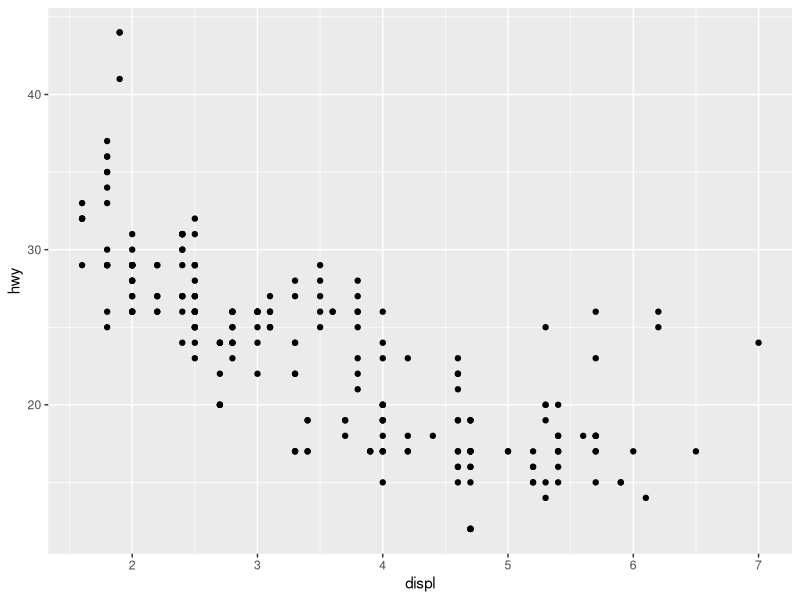
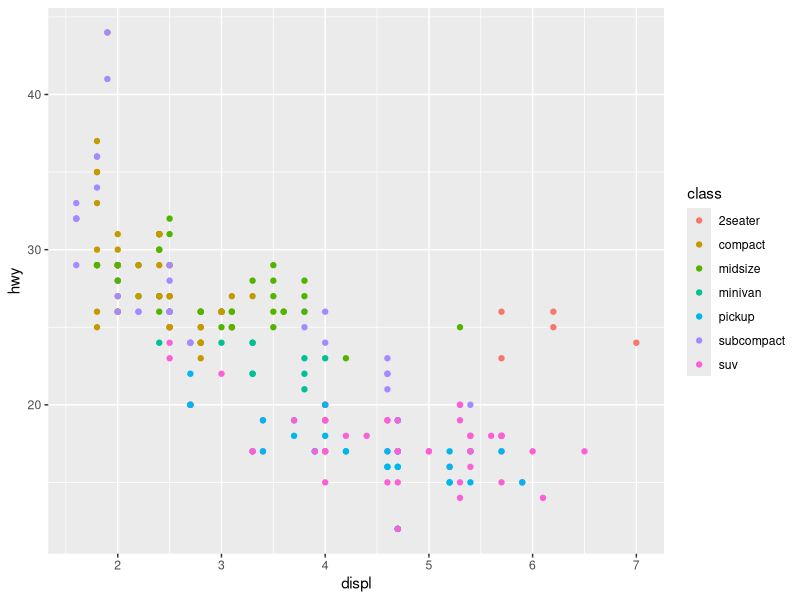
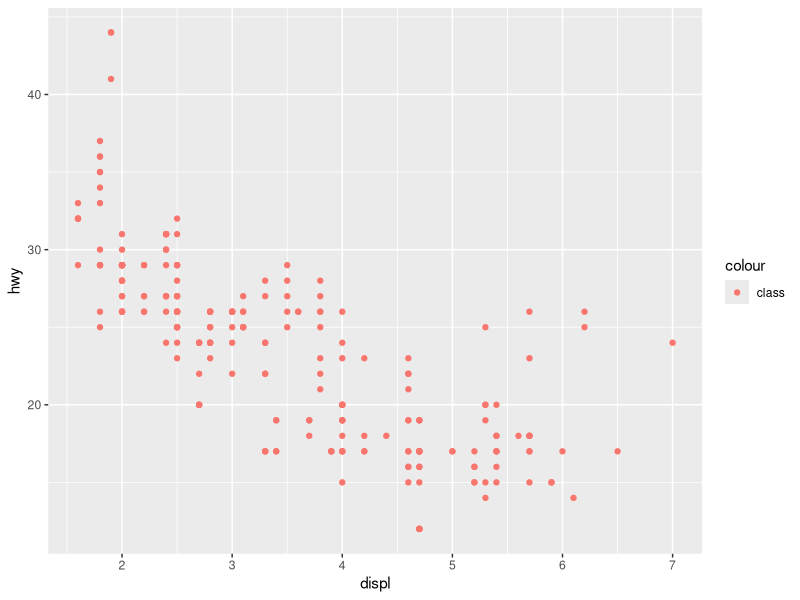
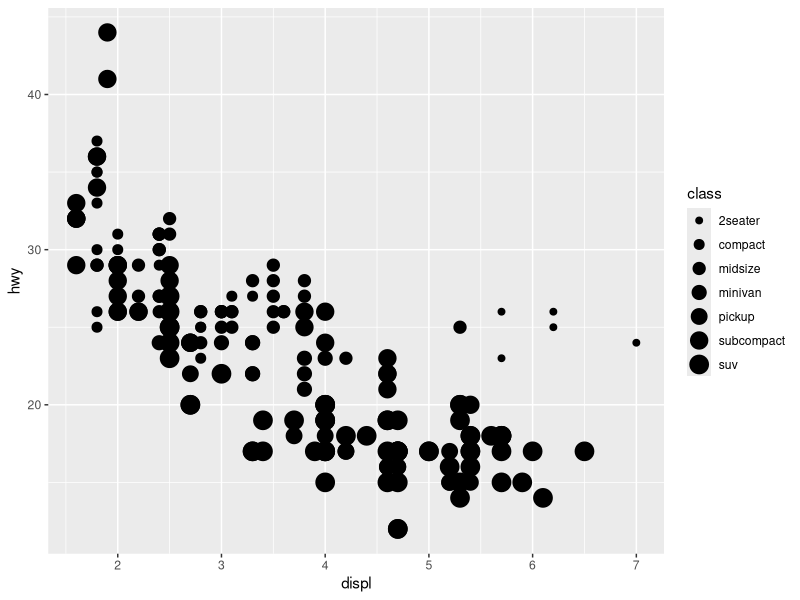
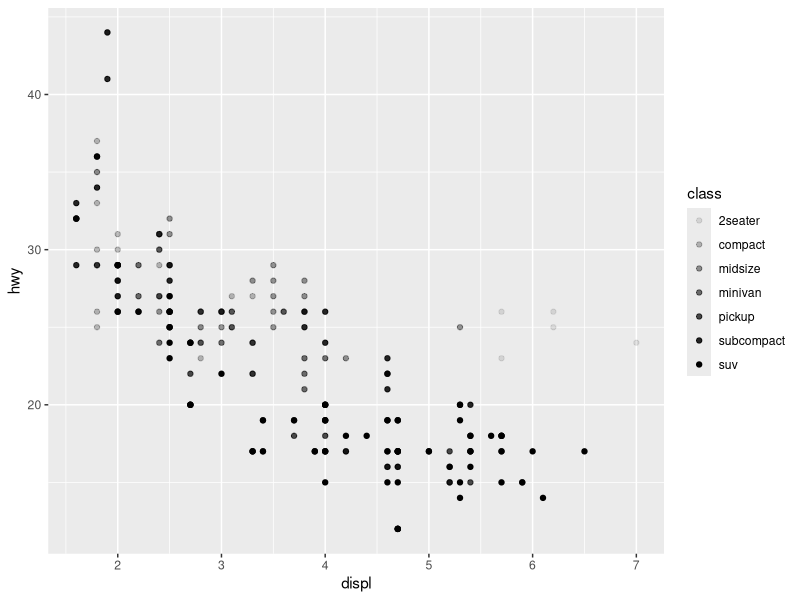
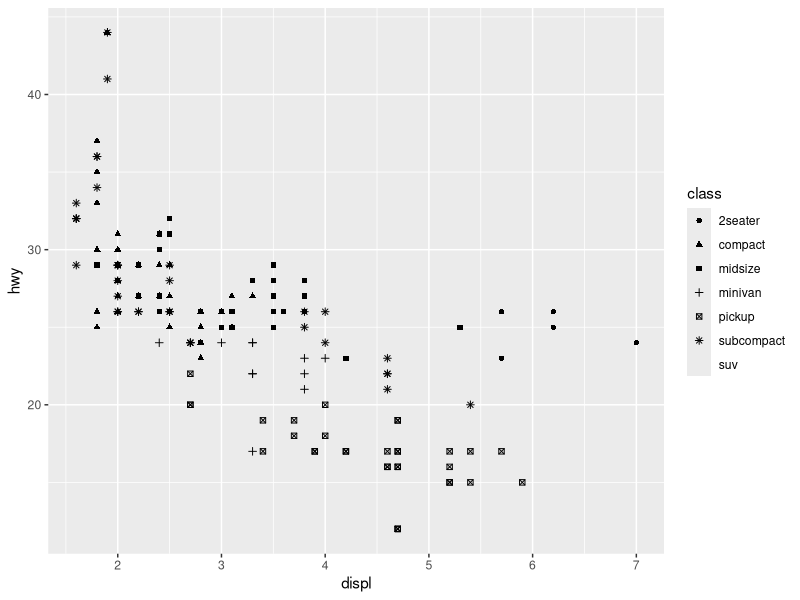
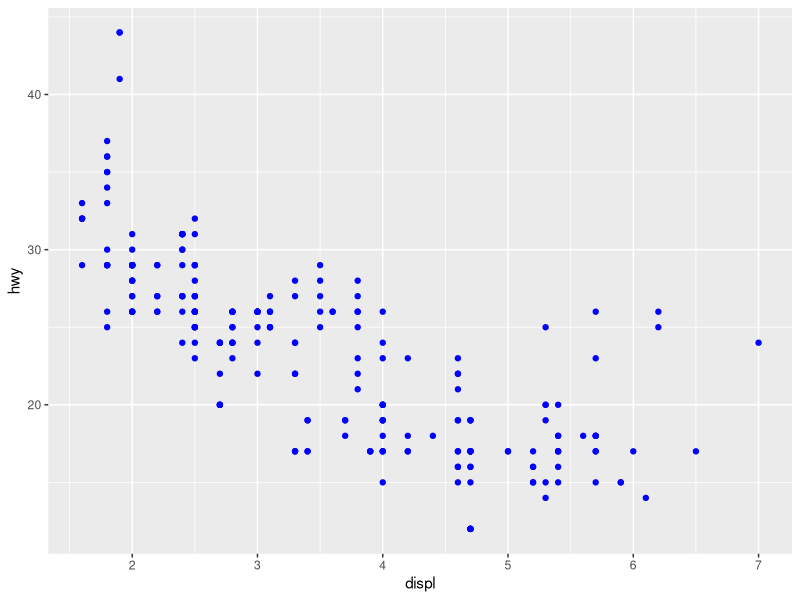
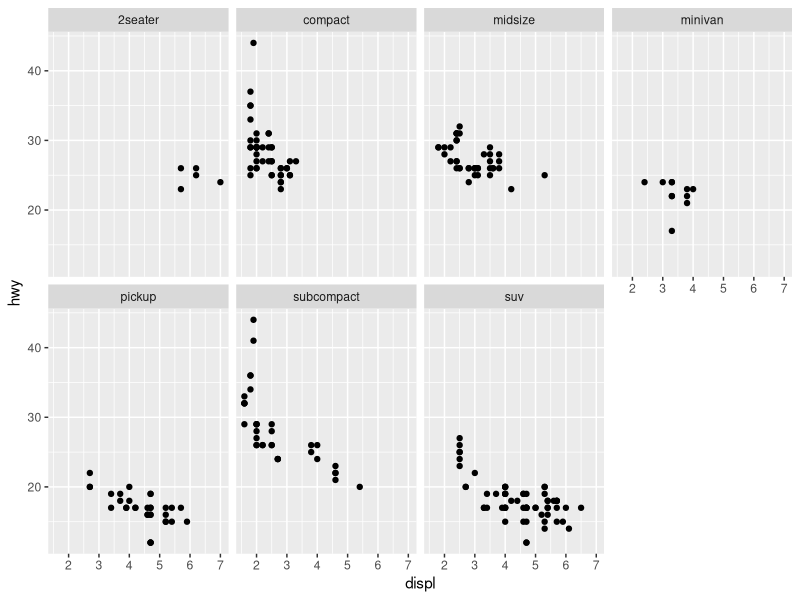

R code for these plots, in order:
## ---- chunk 1
knitr::opts_chunk$set(echo = TRUE)
## ---- chunk 2
library(tidyverse)
ggplot(data = mpg) + 
  geom_point(mapping = aes(x = displ, y = hwy))

## ---- chunk 3

ggplot(data = mpg) +
  geom_point(mapping = aes(x = displ, y = hwy, color = class))

## ---- chunk 4

ggplot(data = mpg) +
  geom_point(mapping = aes(x = displ, y = hwy, color = "class"))

## ---- chunk 5

ggplot(data = mpg) +
  geom_point(mapping = aes(x = displ, y = hwy, size=class))

## ---- chunk 6


ggplot(data=mpg) +
  geom_point(mapping = aes(x = displ, y = hwy, alpha = class))


ggplot(data = mpg) + 
  geom_point(mapping = aes(x = displ, y = hwy, shape = class))




## ---- chunk 7

ggplot(data = mpg) + 
  geom_point(mapping = aes(x = displ, y = hwy), color = "blue")


## ---- chunk 8

# ggplot(data=mpg)
# + geom_point( mapping = aes(x = displ, y = hwy))

## ---- chunk 9

ggplot(data = mpg) + 
  geom_point(mapping = aes(x = displ, y = hwy)) + 
  facet_wrap(~ class, nrow = 2)

## ---- chunk 10

ggplot(data = mpg) + 
  geom_point(mapping = aes(x = displ, y = hwy)) + 
  facet_grid(drv ~ cyl)
## ---- chunk 11

ggplot(data = mpg)

## ---- chunk 12

nrow(mpg)

ncol(mpg)

## ---- chunk 13

str(ggplot2::mpg)

# drv = the type of drive train, where 
#       f = front-wheel drive, 
#       r = rear wheel drive, 
#       4 = 4wd

## ---- chunk 14

# hwy = highway miles per gallon

# cyl = number of cylinders in the car engine 

# Note that the higher the number of cylinders should cause more gas usage,
# causing the mileage to go down.

ggplot(data = mpg, aes(x=cyl, y=hwy)) +
  geom_point()

# or

ggplot(data=mpg) +
  geom_point(aes(x=cyl, y=hwy))


## ---- chunk 15

# class = "type" of car

# drv = the type of drive train, where 
#       f = front-wheel drive, 
#       r = rear wheel drive, 
#       4 = 4wd

ggplot(data=mpg, aes(x=class, y=drv)) +
  geom_point()

# This isn't particularly useful as most cars have multiple drive trains,
# depending on what is offered for the vehicle.


## ---- chunk 16
#| message: false
#| warning: false

ggplot(data = mpg, mapping = aes(x = displ, y = hwy, color = "blue")) + 
  geom_point( )

# The problem is that the color is not mapped to a variable. In the mapping for
# aesthtics, we are defining what the variables are. In this case, we are saying
# x = displ, y = hwy, and color = "blue". This is saying that we have a variable
# called "x", "y", and "color" and we are defining what they are. We are making
# a new variable (column) and just filling it in with the text "blue". 

# We can change the color of the points in the geom_point function.

ggplot(data = mpg, mapping = aes(x = displ, y = hwy)) + 
  geom_point(color = "blue")

## ---- chunk 17

str(ggplot2::mpg)

# From the output : 

# Categorical : manufacturer, model, trans, drv, fl, class

# Continuous : displ, cty, hwy

# Discrete : year, cyl

## ---- chunk 18

# Note that some quantitative variables are discrete and some are continuous.

# Discrete : year, cyl

# Continuous : displ, cty, hwy

# We can use the previous ggplot and make some changes :

# Here is the previous plot : 

ggplot(data = mpg) + 
  geom_point(mapping = aes(x = displ, y = hwy), color = "blue")

# This already has a color to the points. We could change ALL the points
# to a different color :

ggplot(data = mpg) + 
  geom_point(mapping = aes(x = displ, y = hwy), color = "green")

# Note : UGH! Bad color!

# What if we wanted to change the color based on the variable "displ"? 

ggplot(data = mpg) + 
  geom_point(aes(x=displ, y=hwy, color=displ))

# Notice the colors. You get different grades of the blue color. The larger
# values of "displ" have a lighter color of blue and the smaller values 
# have a darker color. 

# The reason we don't have major changes in the color (blue, red, green, etc)
# is because this is continuous (quantitative). Some values are "slightly" 
# different than others, so the color is "slightly" different to represent 
# that change.

# Let's throw in a categorical variable. Let's compare hwy to drv

ggplot(data=mpg, aes(x=drv, y=hwy)) +
  geom_point()

# This shows us the front wheel drive cars tend to get higher gas mileage
# on the highway. 

# We can make this more interesting by coloring the dots by the manufacturer
# of the cars to see if a certain brand typcially gets higher gas mileage.

ggplot(data=mpg, aes(x=drv, y=hwy, color = manufacturer)) +
  geom_point()

# or

ggplot(data=mpg) +
  geom_point(aes(x=drv, y=hwy, color = manufacturer))

# Notice that from the picture, "audi" seems to have the highest gas
# mielage for their cars.

# We could then have the dots get larger as the mileage goes up.So change 
# the size of the points based on the "hwy" variable.

ggplot(data=mpg) +
  geom_point(aes(x=drv, y=hwy, color = manufacturer, size=hwy))

## ---- chunk 19

# Note that we just did this with the last example! 

# What this did kind of depends on your point of view. 

# In some ways it was redundant. We knew that the higher points represented
# the higher mileage. By adding the aesthetic that the size of the points
# goes up with the mileage, we don't get any new information.

# On the other hand, this also reinforces the mileage data and makes it easier 
# to see that the bigger points means bigger mileage. 
## ---- chunk 20

?geom_point

# According to the help file, "the stroke aesthetic to modify the width of the
# border"

# Here is an example of a plot comparing "wt" to "mpg".

# The points have shape 21 which is a circle with a border. The border of the
# points is black and the interior is white : 

ggplot(mtcars, aes(wt, mpg)) +
  geom_point(shape = 21, colour = "black", fill = "white", size = 5)

# The "stroke" command perhaps refers to the size of the stroke of the pen 
# being used? This means a bigger stroke has a bigger outline?

ggplot(mtcars, aes(wt, mpg)) +
  geom_point(shape = 21, colour = "black", fill = "white", size = 5, stroke = 5)

## ---- chunk 21
# Here is a basic plot comparing "displ" to "hwy"

ggplot(data=mpg) +
  geom_point(aes(x=displ, y=hwy))

# Let's add in the condition 

ggplot(data=mpg) +
  geom_point(aes(x=displ, y=hwy, color = displ<5))

# It appears to show us that we can differentiate two parts of the graph by 
# color. In other words, points below a threshold get one color and points
# above the threshold get a different color.
## ---- chunk 22
# Let's look at an example. Create a graph comparing displ (engine displacement, 
# in litres) to hwy (highway miles per gallon), but faceted with cty (city miles 
# per gallon) : 

ggplot(data = mpg) + 
  geom_point(mapping = aes(x = displ, y = hwy)) + 
  facet_wrap(~ cty)

# The continuous variable is converted to a categorical variable, and 
# the plot contains a facet for each distinct value.
## ---- chunk 23

ggplot(data = mpg) + 
  geom_point(mapping = aes(x = drv, y = cyl)) +
  facet_grid(drv ~ cyl)

# When looking at this graph, there are several blank facets

# How do they relate to this plot?

ggplot(data = mpg) + 
  geom_point(mapping = aes(x = drv, y = cyl))

# Each blank facet corresponds to the locations where there is no point.

## ---- chunk 24

ggplot(data = mpg) + 
  geom_point(mapping = aes(x = displ, y = hwy)) +
  facet_grid(drv ~ .)

# The symbol . ignores that dimension when faceting. For example, 
# drv ~ . facet by values of drv on the y-axis

# While, . ~ cyl will facet by values of cyl on the x-axis.

ggplot(data = mpg) + 
  geom_point(mapping = aes(x = displ, y = hwy)) +
  facet_grid(. ~ cyl)


## ---- chunk 25

ggplot(data = mpg) + 
  geom_point(mapping = aes(x = displ, y = hwy)) + 
  facet_wrap(~ class, nrow = 2)

# What are the advantages to using faceting instead of the colour aesthetic? 

# There are sometimes so many different colors / variables that the points can start to run
# together and it is difficult to differentiate the variables. A facet can break up the main
# data set by the variables themselves and make it easier to compare one variable to another.

# What are the disadvantages? 


# How might the balance change if you had a larger dataset?


## ---- chunk 26

# Answer

## ---- chunk 27

# Answer

